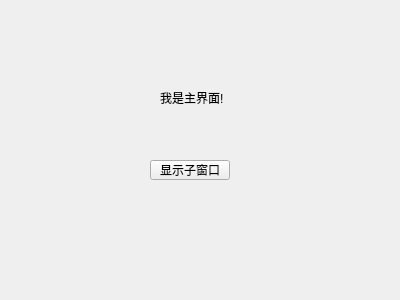
<?xml version="1.0" encoding="UTF-8"?>
<ui version="4.0">
 <class>MyWidget</class>
 <widget class="QWidget" name="MyWidget">
  <property name="geometry">
   <rect>
    <x>0</x>
    <y>0</y>
    <width>400</width>
    <height>300</height>
   </rect>
  </property>
  <property name="windowTitle">
   <string>MyWidget</string>
  </property>
  <widget class="QLabel" name="label">
   <property name="geometry">
    <rect>
     <x>160</x>
     <y>90</y>
     <width>71</width>
     <height>16</height>
    </rect>
   </property>
   <property name="text">
    <string>我是主界面!</string>
   </property>
  </widget>
  <widget class="QPushButton" name="showChildButton">
   <property name="geometry">
    <rect>
     <x>150</x>
     <y>160</y>
     <width>80</width>
     <height>20</height>
    </rect>
   </property>
   <property name="text">
    <string>显示子窗口</string>
   </property>
  </widget>
 </widget>
 <layoutdefault spacing="6" margin="11"/>
 <resources/>
 <connections/>
</ui>
